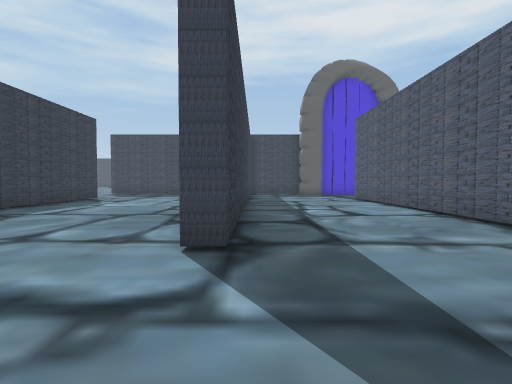
View 1 (above)

15 first-person views from a walk through a scene from a Unity 3-D project. The camera is 1.5 m above the floor, tilts 2° down and sees 80° across. The floor is counted in squares, 2 m on a side. Each view is taken from the middle of a square. On the plan, view 1 faces up. The plan holds only what a view shows up to about 10 squares ahead; the rest is blank. The place goes on beyond the plan. The player is left out.

View 2
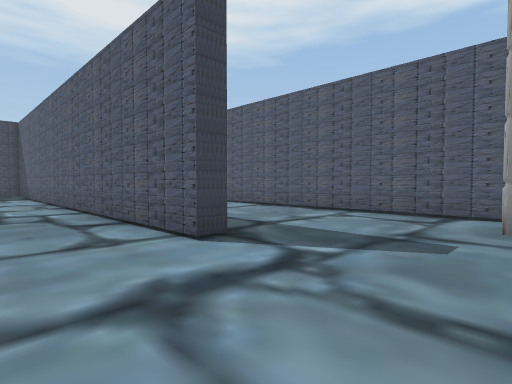

View 3
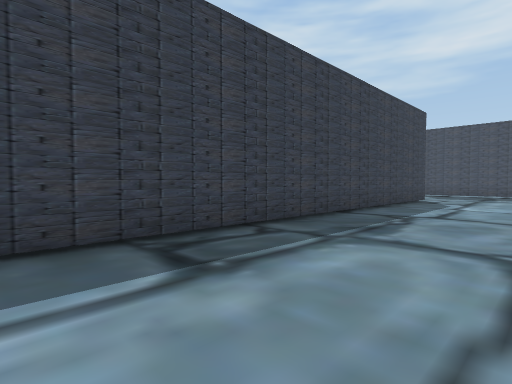

View 4
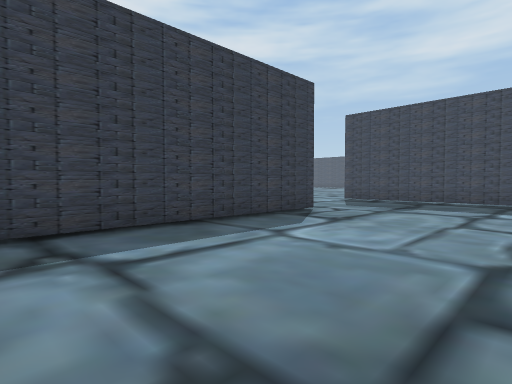

View 5
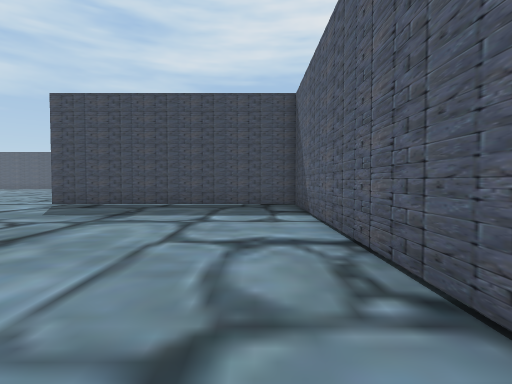

View 6
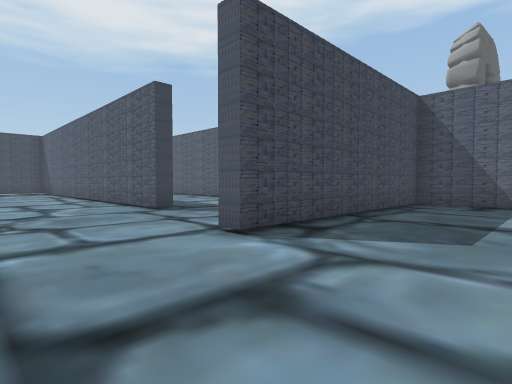

View 7
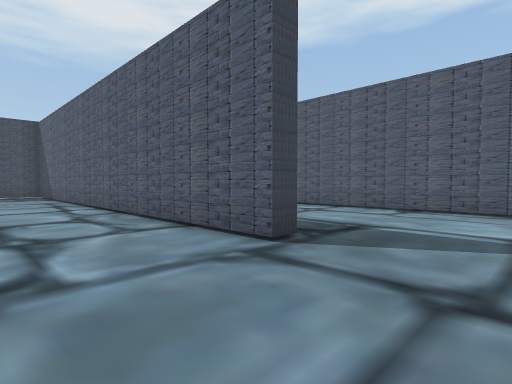

View 8
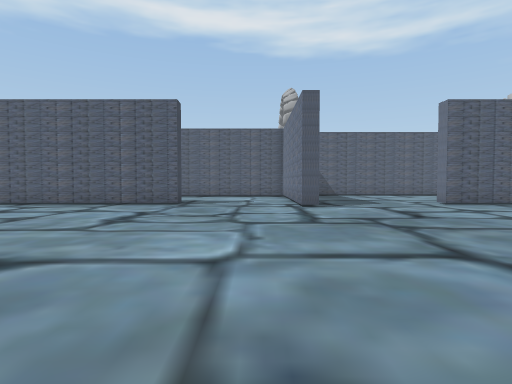

View 9
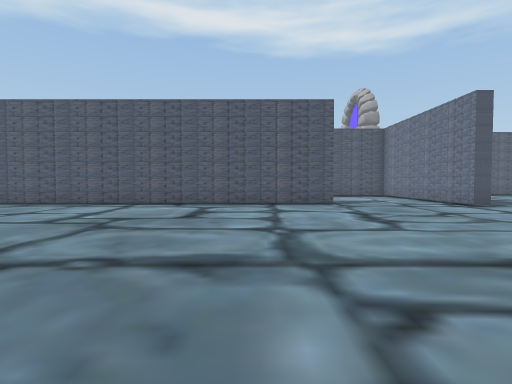

View 10
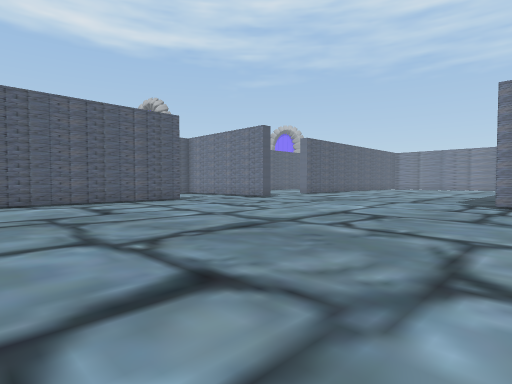

View 11
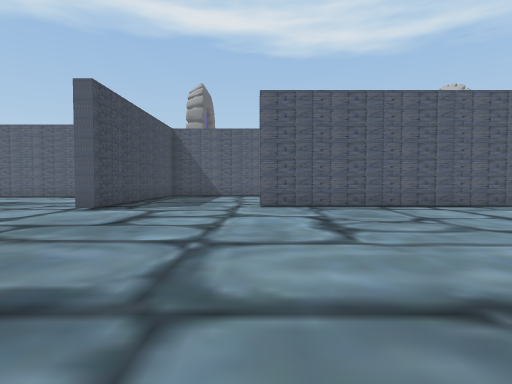

View 12
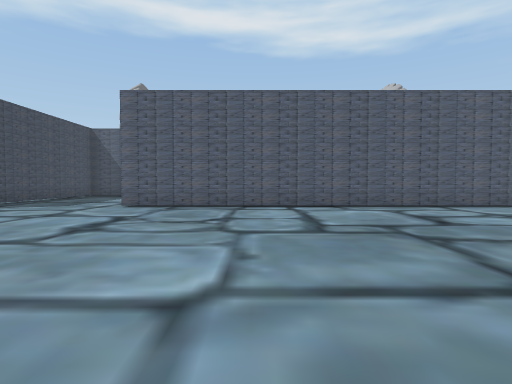

View 13
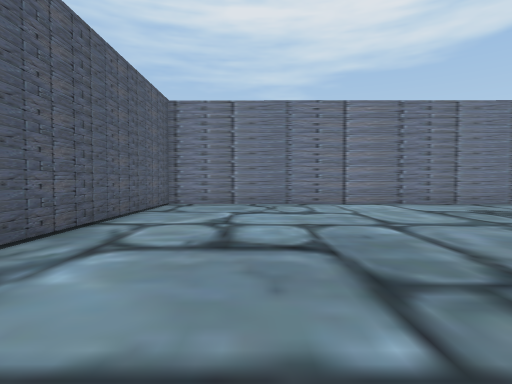

View 14
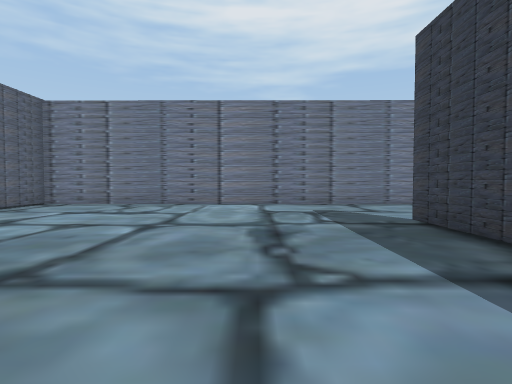

View 15
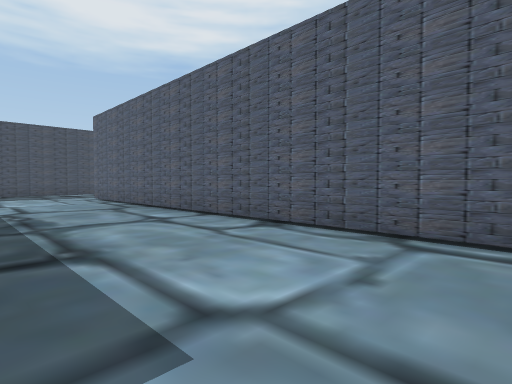

### Floor plan
Points are (right, up) in squares from view 1. A wall is a line through its corners. A room is listed if a view was taken in it or the views show most of it. See-through windows are left out.
Room 1 (views 1, 2, 3, 4, 5, 6, 7, 8, 9, 10, 11, 12, 13, 14, 15)
walls: (-6.7, 13) (-6.7, 0.2); (-17.2, 17.7) (-16.7, 17.7); (-16.9, 5.6) (-16.9, 3.4); (-6.6, 21.5) (-7.2, 21.5) (-7.2, 30.5); (-1.9, 18.2) (-1.9, 28); (-0.3, 9.9) (-0.3, 3.2) (-0.8, 3.2) (-0.8, 17.1) (-8.1, 17.2) (-8.1, 17.7) (-7, 17.6); (-19.1, -0.8) (-7.2, -0.8) (-7.2, 13); (4.2, 0.6) (4.2, 10)

Positions as (right, up) in squares from view 1, and headings:
1: (0, 0), facing up
2: (-3, 0), facing up-right
3: (-3, 0), facing up-left
4: (-2, 6), facing up-left
5: (-2, 8), facing up
6: (-11, 14), facing up-right
7: (-10, 19), facing up-right
8: (-17, 19), facing right
9: (-17, 24), facing right
10: (-18, 28), facing down-right
11: (-16, 13), facing right
12: (-16, 9), facing right
13: (-10, 9), facing down
14: (-14, 9), facing down
15: (-6, 18), facing up-right
